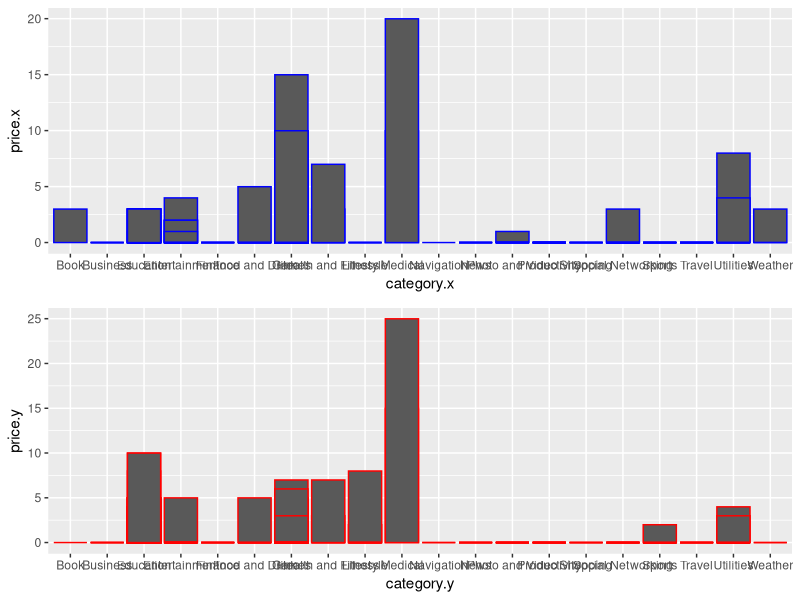

This figure's R source:
#Import Libraries
library(tidyverse)
library(plyr)
library(dplyr)
library(ggplot2)
library(utils)
library(gridExtra)
library(grid)

df <- read.csv("../resources/_dfAppleGoogle_merged.csv", header = TRUE, encoding = "UTF-8", stringsAsFactors = FALSE)
View(df)

#p1 <- ggplot(data = df, mapping = aes(x = category.y, y = price.y, color = source.y)) + coord_flip() + geom_point()
#print(p1)
#p2 <- ggplot(data = df, mapping = aes(x = category.y, y = price.x, color = source.x)) + coord_flip() + geom_point()
#print(p2)

#grid.arrange(p1, p2)


papple <- ggplot(df, aes(x=category.x, y=price.x)) +
  geom_bar(position="dodge", colour="blue", stat = "identity")

pgoogle <- ggplot(df, aes(x=category.y, y=price.y)) +
  geom_bar(position="dodge", colour="red", stat = "identity")

grid.arrange(papple, pgoogle)

